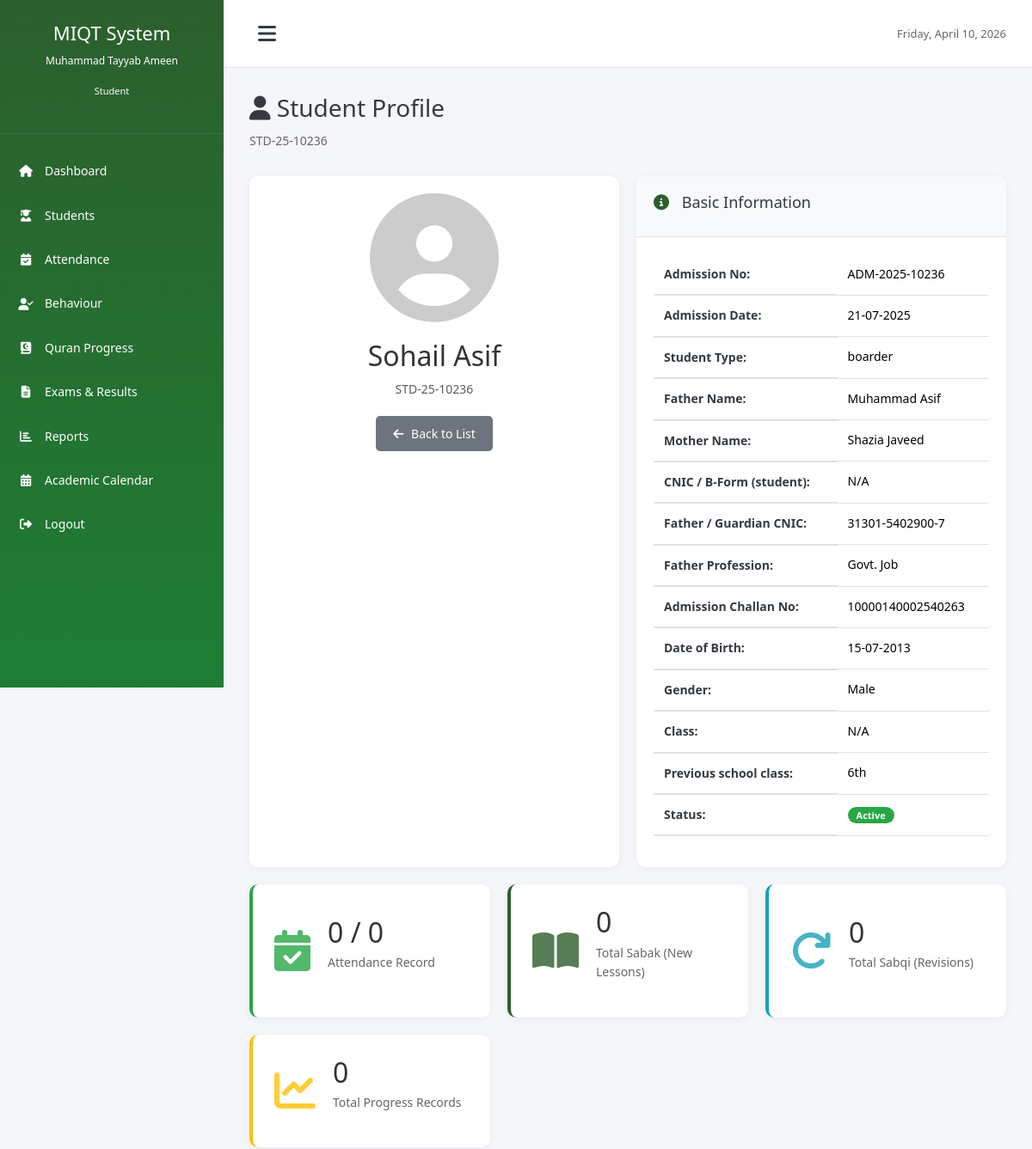
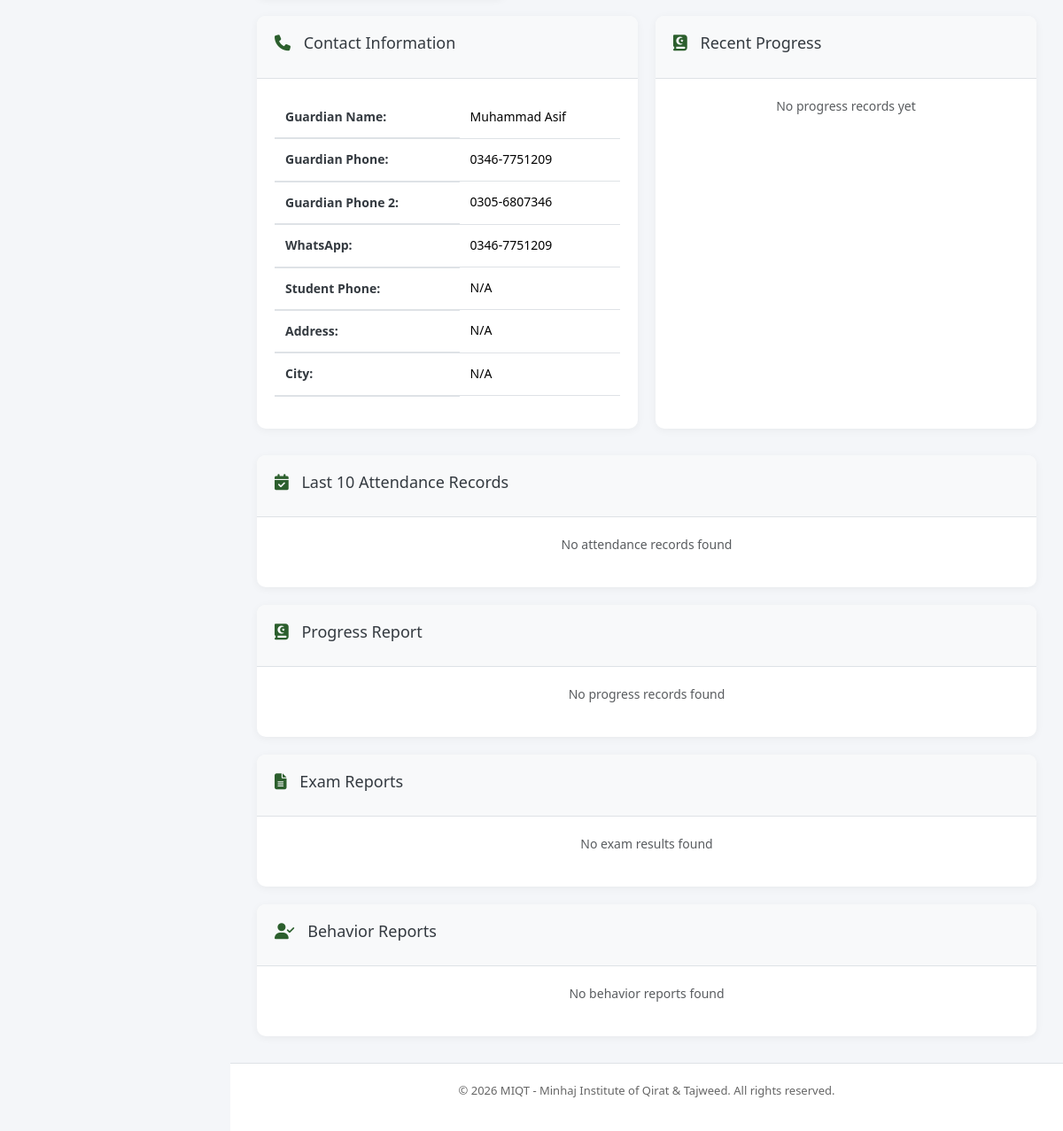
Page /modules/students/view_student.php?id=512 (signed in) on the committed database (2 pictures, top to bottom).
### tables this page shows
CREATE TABLE `students` (
  `id` int(11) NOT NULL,
  `user_id` int(11) DEFAULT NULL,
  `student_id` varchar(50) NOT NULL,
  `admission_no` varchar(50) NOT NULL,
  `first_name` varchar(100) NOT NULL,
  `last_name` varchar(100) NOT NULL,
  `father_name` varchar(100) NOT NULL,
  `cnic_bform` varchar(20) DEFAULT NULL,
  `date_of_birth` date NOT NULL,
  `gender` enum('male','female') NOT NULL,
  `student_type` varchar(255) DEFAULT NULL,
  `class_id` int(11) DEFAULT NULL,
  `admission_date` date NOT NULL,
  `phone` varchar(20) DEFAULT NULL,
  `guardian_phone` varchar(20) NOT NULL,
  `guardian_name` varchar(100) NOT NULL,
  `address` text DEFAULT NULL,
  `city` varchar(100) DEFAULT NULL,
  `previous_education` text DEFAULT NULL,
  `medical_info` text DEFAULT NULL,
  `status` enum('active','inactive','graduated','left','alumni','expelled') DEFAULT 'active',
  `photo` varchar(255) DEFAULT NULL,
  `created_at` timestamp NOT NULL DEFAULT current_timestamp(),
  `updated_at` timestamp NOT NULL DEFAULT current_timestamp() ON UPDATE current_timestamp(),
  `mother_name` varchar(100) DEFAULT NULL,
  `date_of_admission` date DEFAULT NULL,
  `date_of_leaving` date DEFAULT NULL,
  `reason_of_leaving` text DEFAULT NULL,
  `father_profession` varchar(100) DEFAULT NULL,
  `father_cnic` varchar(20) DEFAULT NULL,
  `admission_challan_no` varchar(50) DEFAULT NULL,
  `guardian_phone_2` varchar(20) DEFAULT NULL,
  `whatsapp_no` varchar(20) DEFAULT NULL,
  `previous_result_card` varchar(255) DEFAULT NULL,
  `total_marks` int(11) DEFAULT NULL,
  `obtained_marks` int(11) DEFAULT NULL,
  `class_status` enum('pass','fail') DEFAULT NULL,
  `previous_school_class` varchar(100) DEFAULT NULL,
  `current_school_class` varchar(100) DEFAULT NULL
);

### modules/students/view_student.php (the view, shortened to what the rows shown need)
<?php
require_once '../../config/database.php';
require_once '../../includes/functions.php';
$student_id = isset($_GET['id']) ? (int)$_GET['id'] : 0;
$sql = "SELECT s.*, c.class_name, csc.class_name as current_school_class_name, u.username, u.email as user_email, u.status as user_status
        FROM students s
        LEFT JOIN classes c ON s.class_id = c.id
        LEFT JOIN classes csc ON s.current_school_class = csc.id
        LEFT JOIN users u ON s.user_id = u.id
        WHERE s.id = ?";
$stmt = $db->prepare($sql);
$stmt->execute([$student_id]);
$student = $stmt->fetch();
require_once '../../includes/header.php';
?>
<div class="page-header">
    <h1 class="page-title"><i class="fas fa-user"></i> Student Profile</h1>
    <p class="subtitle"><?php echo $student['student_id']; ?></p>
</div>
<div class="dashboard-grid mb-20">
    <div class="dashboard-card">
        <div class="card-body" style="text-align: center;">
            <?php if ($student['photo']): ?>
            <img src="<?php echo SITE_URL . '/uploads/photos/' . $student['photo']; ?>"
                 alt="Photo" style="width: 150px; height: 150px; border-radius: 50%; object-fit: cover; margin-bottom: 20px;">
            <?php else: ?>
            <i class="fas fa-user-circle" style="font-size: 150px; color: #ccc; margin-bottom: 20px;"></i>
            <?php endif; ?>
            <h2><?php echo $student['first_name'] . ' ' . $student['last_name']; ?></h2>
            <p class="text-muted"><?php echo $student['student_id']; ?></p>
            <div style="margin-top: 20px;">
                <a href="students.php" class="btn btn-secondary">
                </a>
            </div>
        </div>
    </div>
    <div class="dashboard-card">
        <div class="card-body">
            <table class="table">
                <tr>
                    <th>Admission No:</th>
                    <td><?php echo htmlspecialchars($student['admission_no']); ?></td>
                </tr>
                <tr>
                    <th>Admission Date:</th>
                    <td><?php echo formatDate($student['admission_date']); ?></td>
                </tr>
                <tr>
                    <th>Student Type:</th>
                    <td><?php echo htmlspecialchars(str_replace('_', ' ', (string)($student['student_type'] ?? ''))); ?></td>
                </tr>
                <tr>
                    <th>Father Name:</th>
                    <td><?php echo htmlspecialchars($student['father_name']); ?></td>
                </tr>
                <?php if (!empty($student['mother_name'])): ?>
                <tr>
                    <th>Mother Name:</th>
                    <td><?php echo htmlspecialchars($student['mother_name']); ?></td>
                </tr>
                <?php endif; ?>
                <tr>
                    <th>CNIC / B-Form (student):</th>
                </tr>
                <?php if (!empty($student['father_cnic'])): ?>
                <tr>
                    <th>Father / Guardian CNIC:</th>
                    <td><?php echo htmlspecialchars($student['father_cnic']); ?></td>
                </tr>
                <?php endif; ?>
                <?php if (!empty($student['father_profession'])): ?>
                <tr>
                    <th>Father Profession:</th>
                    <td><?php echo htmlspecialchars($student['father_profession']); ?></td>
                </tr>
                <?php endif; ?>
                <?php if (!empty($student['admission_challan_no'])): ?>
                <tr>
                    <th>Admission Challan No:</th>
                    <td><?php echo htmlspecialchars($student['admission_challan_no']); ?></td>
                </tr>
                <?php endif; ?>
                <tr>
                    <th>Date of Birth:</th>
                    <td><?php echo formatDate($student['date_of_birth']); ?></td>
                </tr>
                <tr>
                    <th>Gender:</th>
                    <td><?php echo ucfirst($student['gender']); ?></td>
                </tr>
                <tr>
                    <th>Class:</th>
                </tr>
                <?php if (!empty($student['previous_school_class'])): ?>
                <tr>
                    <th>Previous school class:</th>
                    <td><?php echo htmlspecialchars($student['previous_school_class']); ?></td>
                </tr>
                <?php endif; ?>
                <tr>
                    <th>Status:</th>
                    <td><span class="badge badge-success"><?php echo ucfirst($student['status']); ?></span></td>
                </tr>
            </table>
        </div>
    </div>
</div>
<div class="dashboard-grid">
    <div class="dashboard-card">
        <div class="card-body">
            <table class="table">
                <tr>
                    <th>Guardian Name:</th>
                    <td><?php echo $student['guardian_name']; ?></td>
                </tr>
                <tr>
                    <th>Guardian Phone:</th>
                    <td><?php echo htmlspecialchars($student['guardian_phone']); ?></td>
                </tr>
                <?php if (!empty($student['guardian_phone_2'])): ?>
                <tr>
                    <th>Guardian Phone 2:</th>
                    <td><?php echo htmlspecialchars($student['guardian_phone_2']); ?></td>
                </tr>
                <?php endif; ?>
                <?php if (!empty($student['whatsapp_no'])): ?>
                <tr>
                    <th>WhatsApp:</th>
                    <td><?php echo htmlspecialchars($student['whatsapp_no']); ?></td>
                </tr>
                <?php endif; ?>
                <tr>
                    <th>Student Phone:</th>
                </tr>
                <tr>
                    <th>Address:</th>
                    <td><?php echo $student['address'] ?: 'N/A'; ?></td>
                </tr>
                <tr>
                    <th>City:</th>
                    <td><?php echo $student['city'] ?: 'N/A'; ?></td>
                </tr>
            </table>
        </div>
    </div>
</div>
<?php require_once '../../includes/footer.php'; ?>

### rows in the picture
students: student "STD-25-10236", first_name "Sohail", last_name "Asif", admission_no "ADM-2025-10236", admission_date "21-07-2025", student_type "boarder", father_name "Muhammad Asif", mother_name "Shazia Javeed", father_cnic "31301-5402900-7", father_profession "Govt. Job", admission_challan_no "10000140002540263", date_of_birth "15-07-2013", gender "Male", previous_school_class "6th", status "Active", guardian_name "Muhammad Asif", guardian_phone "0346-7751209", guardian_phone_2 "0305-6807346", whatsapp_no "0346-7751209", address "N/A", city "N/A"

### other values in the picture
getUserName() "Muhammad Tayyab Ameen"
str_replace('_', ' ', getUserRole()) "Student"
$student['class_name'] "N/A"
$attendance['present_days'] "0"
$attendance['total_days'] "0"
$progress['sabak_count'] "0"
$progress['sabqi_count'] "0"
$progress['total_records'] "0"
